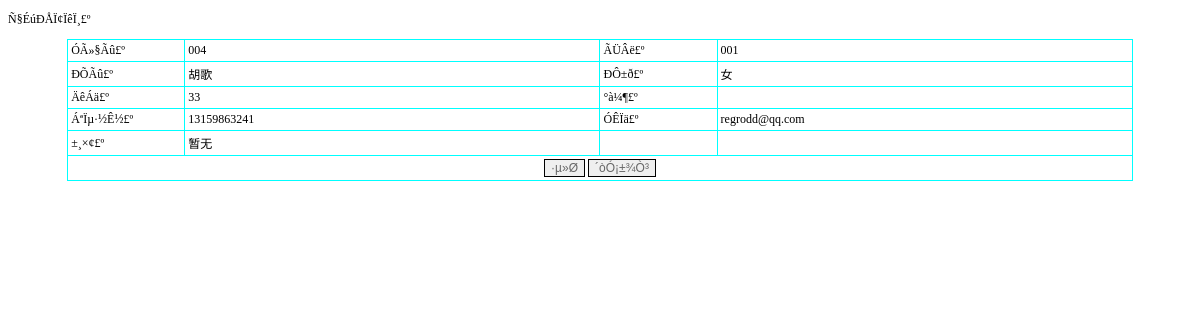
/xueshengxinxi_detail.php?id=3, run on the app's committed database.
### tables this page shows
CREATE TABLE `xueshengxinxi` (
  `id` int(11) NOT NULL AUTO_INCREMENT,
  `yonghuming` varchar(50) DEFAULT NULL,
  `mima` varchar(50) DEFAULT NULL,
  `xingming` varchar(50) DEFAULT NULL,
  `xingbie` varchar(50) DEFAULT NULL,
  `nianling` varchar(50) DEFAULT NULL,
  `banji` varchar(50) DEFAULT NULL,
  `lianxifangshi` varchar(50) DEFAULT NULL,
  `youxiang` varchar(50) DEFAULT NULL,
  `beizhu` varchar(500) DEFAULT NULL,
  `addtime` timestamp NOT NULL DEFAULT CURRENT_TIMESTAMP,
  PRIMARY KEY (`id`)
);

### xueshengxinxi_detail.php (the view, shortened to what this page needs)
<?php
$id=$_GET["id"];
?>
<!DOCTYPE html PUBLIC "-//W3C//DTD XHTML 1.0 Transitional//EN" "http://www.w3.org/TR/xhtml1/DTD/xhtml1-transitional.dtd">
<html xmlns="http://www.w3.org/1999/xhtml">
<head>
<title>Ñ§ÉúÐÅÏ¢ÏêÏ¸</title><link rel="stylesheet" href="css.css" type="text/css">
</head>
<body>
<p>Ñ§ÉúÐÅÏ¢ÏêÏ¸£º</p>
					<?php
$sql="select * from xueshengxinxi where id=".$id;
$query=mysql_query($sql);
$rowscount=mysql_num_rows($query);
if($rowscount>0)
{
?>
<table width="90%" border="1" align="center" cellpadding="3" cellspacing="1" bordercolor="#00FFFF" style="border-collapse:collapse">
      <tr>
	  <td width='11%'>ÓÃ»§Ãû£º</td><td width='39%'><?php echo mysql_result($query,0,yonghuming);?></td>
      <td width='11%'>ÃÜÂë£º</td><td width='39%'><?php echo mysql_result($query,0,mima);?></td></tr><tr>
      <td width='11%'>ÐÕÃû£º</td><td width='39%'><?php echo mysql_result($query,0,xingming);?></td>
      <td width='11%'>ÐÔ±ð£º</td><td width='39%'><?php echo mysql_result($query,0,xingbie);?></td></tr><tr>
      <td width='11%'>ÄêÁä£º</td><td width='39%'><?php echo mysql_result($query,0,nianling);?></td>
      <td width='11%'>°à¼¶£º</td><td width='39%'><?php echo mysql_result($query,0,banji);?></td></tr><tr>
      <td width='11%'>ÁªÏµ·½Ê½£º</td><td width='39%'><?php echo mysql_result($query,0,lianxifangshi);?></td>
      <td width='11%'>ÓÊÏä£º</td><td width='39%'><?php echo mysql_result($query,0,youxiang);?></td></tr><tr>
      <td width='11%'>±¸×¢£º</td><td width='39%'><?php echo mysql_result($query,0,beizhu);?></td>
      <td>&nbsp;</td><td>&nbsp;</td></tr><tr>
      <td colspan=4 align=center><input type=button name=Submit5 value=·µ»Ø onClick="javascript:history.back()" style='border:solid 1px #000000; color:#666666'  /> <input type="button" name="Submit2" onclick="javascript:window.print();" value='´òÓ¡±¾Ò³' style='border:solid 1px #000000; color:#666666' /></td></tr>
  </table>
<?php
	}
?>
<p>&nbsp;</p>
</body>
</html>

### css.css (style rules this page uses)
BODY { FONT-SIZE: 12px }
P { FONT-SIZE: 12px }
TD { FONT-SIZE: 12px }
INPUT { FONT-SIZE: 12px }

### data on the page
xueshengxinxi: yonghuming "004", mima "001", xingming "胡歌", xingbie "女", nianling "33", lianxifangshi "13159863241", youxiang "regrodd@qq.com", beizhu "暂无"
